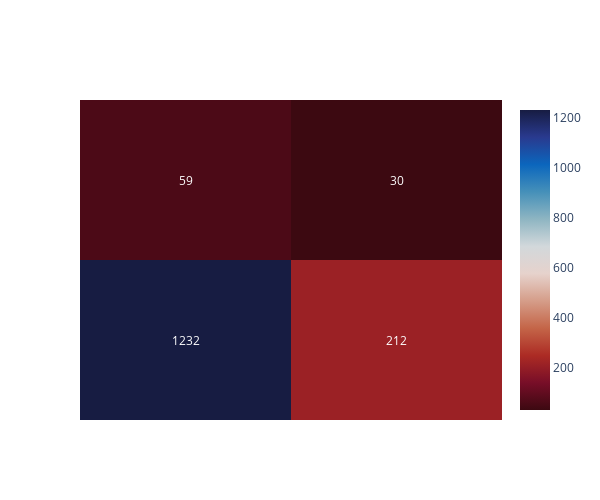

This figure's notebook cell:
### Code cell
# drawing confusion matrix
fig2 = ff.create_annotated_heatmap(cm_NN, colorscale='balance_r', showscale=True)
fig2.update_layout(height=500, 
                  width=600, 
                  showlegend=True,
                 )

### Figure 1 — Plotly figure (JSON) as saved in the notebook; plotly's stock layout.template omitted (floating-point values rounded to 4 significant figures)
{"data": [{"colorscale": [[0, "rgb(60, 9, 17)"], [0.09091, "rgb(120, 14, 40)"], [0.1818, "rgb(172, 43, 36)"], [0.2727, "rgb(196, 101, 72)"], [0.3636, "rgb(213, 157, 137)"], [0.4545, "rgb(230, 210, 204)"], [0.5455, "rgb(210, 216, 219)"], [0.6364, "rgb(142, 181, 194)"], [0.7273, "rgb(69, 144, 185)"], [0.8182, "rgb(11, 102, 189)"], [0.9091, "rgb(41, 58, 143)"], [1, "rgb(23, 28, 66)"]], "reversescale": false, "showscale": true, "type": "heatmap", "z": [[1232, 212], [59, 30]]}], "layout": {"annotations": [{"font": {"color": "#FFFFFF"}, "showarrow": false, "text": "1232", "x": 0, "xref": "x", "y": 0, "yref": "y"}, {"font": {"color": "#FFFFFF"}, "showarrow": false, "text": "212", "x": 1, "xref": "x", "y": 0, "yref": "y"}, {"font": {"color": "#FFFFFF"}, "showarrow": false, "text": "59", "x": 0, "xref": "x", "y": 1, "yref": "y"}, {"font": {"color": "#FFFFFF"}, "showarrow": false, "text": "30", "x": 1, "xref": "x", "y": 1, "yref": "y"}], "height": 500, "showlegend": true, "width": 600, "xaxis": {"gridcolor": "rgb(0, 0, 0)", "showticklabels": false, "side": "top", "ticks": ""}, "yaxis": {"showticklabels": false, "ticks": "", "ticksuffix": "  "}}}
